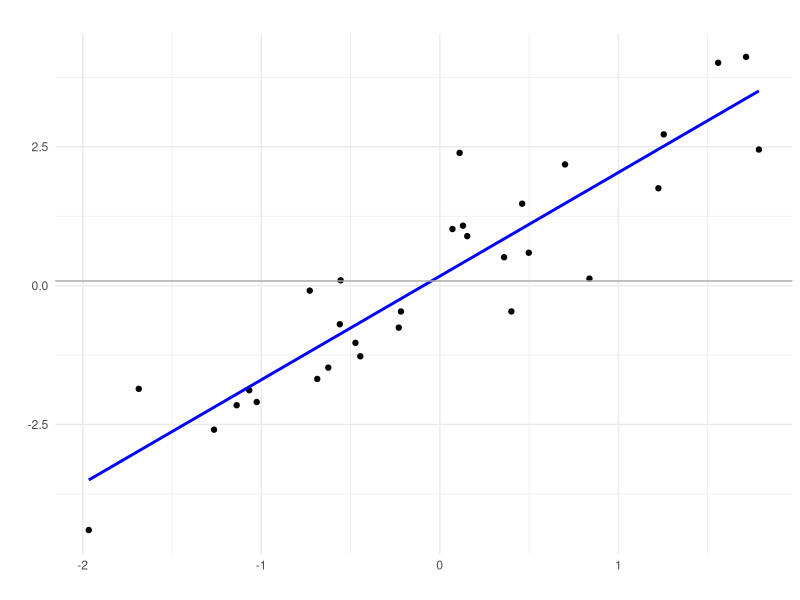

The R script that drew this image:
## ---- chunk 1
# Install and load the ggplot2 package if not already installed
# install.packages("ggplot2")
library(ggplot2)

# Sample data creation
set.seed(123)  # Set seed for reproducibility
n <- 30
x <- rnorm(n)
y <- 2 * x + rnorm(n)

# Create a data frame
data <- data.frame(x, y)

# Calculate the average y
average_y <- mean(y)

# Fit a linear regression model
lm_model <- lm(y ~ x, data = data)

# Calculate the differences
diff_y_bar <- y - average_y
diff_y_fit <- residuals(lm_model)
diff_fit_bar <- fitted(lm_model) - average_y

# Plotting
ggplot(data, aes(x, y)) +
  theme_minimal() +
  geom_point() +
  geom_smooth(method = "lm", se = FALSE, color = "blue") +
  geom_hline(yintercept = average_y, color = "darkgrey", label = expression(bar(y))) +
  #geom_segment(aes(x = x[1:3], y = y[1:3], xend = x[1:3], yend = average_y), color = "green", linetype = "dashed") +
  #geom_segment(aes(x = x[1:3], y = y[1:3], xend = x[1:3], yend = fitted(lm_model)[1:3]), color = "purple", linetype = "dashed") +
  #geom_segment(aes(x = x[1:3], y = fitted(lm_model)[1:3], xend = x[1:3], yend = average_y), color = "orange", linetype = "dashed") +
  #annotate("text", x = x[1:3], y = y[1:3] - 0.2, label = sprintf("Diff_y_bar = %.2f", diff_y_bar[1:3]), color = "green") +
  #annotate("text", x = x[1:3], y = (y[1:3] + fitted(lm_model)[1:3]) / 2, label = sprintf("Diff_y_fit = %.2f", diff_y_fit[1:3]), color = "purple") +
  #annotate("text", x = x[1:3], y = fitted(lm_model)[1:3] + 0.2, label = sprintf("Diff_fit_bar = %.2f", diff_fit_bar[1:3]), color = "orange") +
  labs(title = "",
       x = "",
       y = "")

